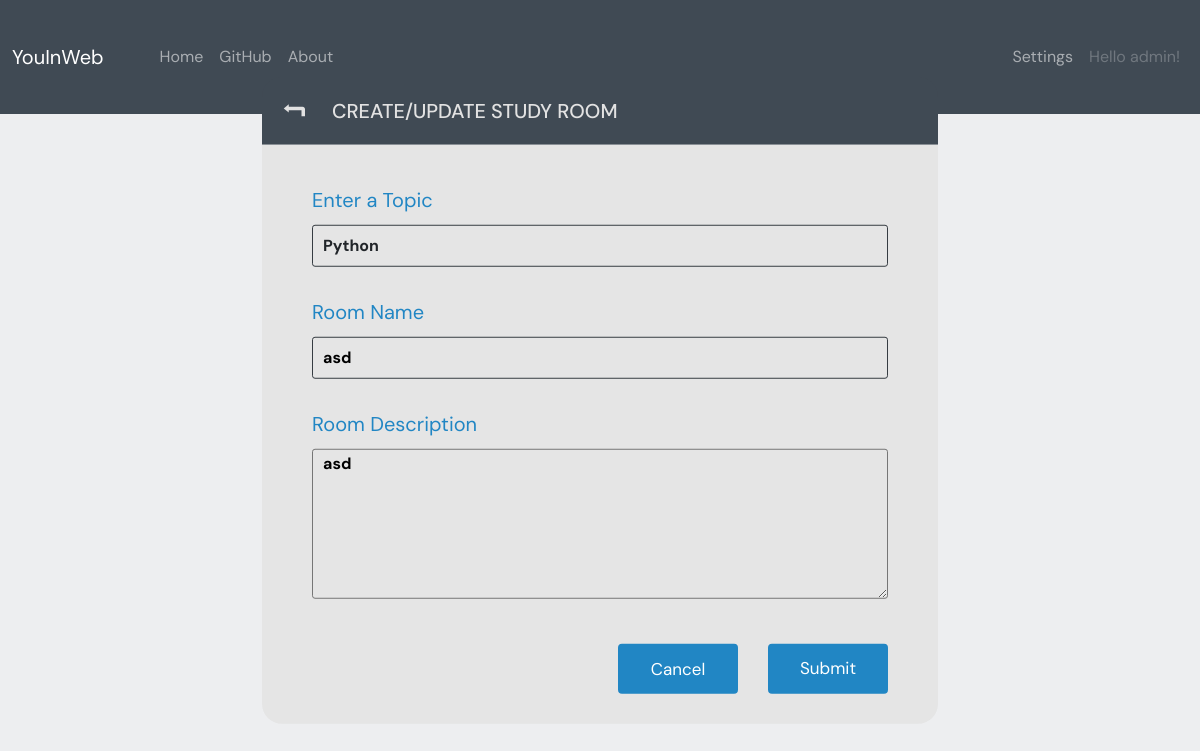
Page /update-room/4/ (signed in) on the committed database.
### base/models.py (models this page shows, shortened)
class User(AbstractUser):
    name = models.CharField(max_length=100, null=True, blank=True, unique=True)
    email = models.EmailField(null=True, unique=True)
    bio = models.TextField(null=True)
    avatar = models.ImageField(null=True, default='user_undefined.webp', verbose_name='User photo')
    profile_photo = models.ImageField(null=True, default='profile_image2.jpg', verbose_name='Profile photo')
    USERNAME_FIELD = 'email'
    REQUIRED_FIELDS = []

class Room(models.Model):
    host = models.ForeignKey(User, on_delete=models.SET_NULL, null=True)
    topic = models.ForeignKey(Topic, on_delete=models.SET_NULL, null=True)
    name = models.CharField(max_length=255)
    description = models.TextField(null=True, blank=True)
    participants = models.ManyToManyField(User, related_name='participants', blank=True)
    updated = models.DateTimeField(auto_now=True)
    created = models.DateTimeField(auto_now_add=True)
    class Meta:
        ordering = ('-created', )
        verbose_name = 'Room'
        verbose_name_plural = 'Rooms'

class Topic(models.Model):
    name = models.CharField(max_length=200)
    slug = models.SlugField()

### base/views.py (the view, shortened to what this page needs)
# urls.py: path('update-room/<str:pk>/', updateRoom, name='update-room'),
@login_required(login_url='login')
def updateRoom(request, pk):
    room = Room.objects.get(id=pk)
    topics = Topic.objects.all()
    form = RoomForm(instance=room)
    if request.user != room.host:
        return HttpResponse('Your are not allowed here!')
    context = {
        'form': form,
        'topics': topics,
        'room': room,
    }
    return render(request, 'base/room_form.html', context)

### base/forms.py
class RoomForm(ModelForm):
    class Meta:
        model = Room
        fields = '__all__'
        exclude = ['host', 'participants']

### base/templates/base/room_form.html (shortened to what this page needs)
{% extends 'base.html' %}
{% block content %}
<div class="room_form-container">
  <div class="room_form-top">
    <a href="{{ request.META.HTTP_REFERER }}" class="room_form-back"><i class="icon-level-up"></i></a>
    <h3>Create/Update study room</h3>
  </div>
  <div class="room_form-body">
    <form action="" method="post">
      <div class="room_form-group d-flex flex-column">
        <label class="room_topic">Enter a Topic</label>
        <input required type="text" value="{{ room.topic.name }}" name="topic" class="form-control" list="datalistOptions" id="exampleDataList" placeholder="">
      </div>
      <div class="room_form-group d-flex flex-column">
        <label class="room_topic">Room Name</label>
        {{ form.name }}
      </div>
      <div class="room_form-group d-flex flex-column">
        <label class="room_topic">Room Description</label>
        {{ form.description }}
      </div>
      <div class="room_form-buttons d-flex flex-row-reverse align-items-center">
        <button class="room_button-submit" type="submit">Submit</button>
        <a href="{{ request.META.HTTP_REFERER }}" class="room_button-back">Cancel</a>
      </div>
    </form>
  </div>
</div>
{% endblock %}

### templates/navbar.html (shortened to what this page needs)
<nav class="navbar navbar-expand-lg navbar-dark" style="background-color: #404a54;">
    <div class="container-fluid">
        <a class="navbar-brand me-5" href="#">YouInWeb</a>
        <div class="collapse navbar-collapse" id="navbarSupportedContent">
            <ul class="navbar-nav me-auto mb-2 mb-lg-0">
                <li class="nav-item">
                    <a class="nav-link" aria-current="page" href="{% url 'home' %}">Home</a>
                </li>
                <li class="nav-item">
                    <a class="nav-link" href="https://github.com/NYikolay?tab=repositories">GitHub</a>
                </li>
                <li class="nav-item">
                    <a class="nav-link" href="#" tabindex="-1">About</a>
                </li>
            </ul>
        </div>
        <ul class="navbar-nav me-auto mb-2 mb-lg-0">
            {% if request.user.is_authenticated == False %}
            <li class="nav-item">
                <a class="nav-link" aria-current="page" href="{% url 'login' %}"><i class="icon-login"></i>Login</a>
            </li>
            <li class="nav-item">
                <a class="nav-link" href="{% url 'register' %}" tabindex="-1"><i class="icon-lock"></i>Register</a>
            </li>
            {% else %}
            <li class="nav-item">
                <a class="nav-link" href="{% url 'update-user' %}" tabindex="-1">Settings</a>
            </li>
            <li class="nav-item">
                <a class="nav-link disabled" aria-current="page" href="#">Hello {{ request.user.username }}!</a>
            </li>
            {% endif %}
        </ul>
    </div>
</nav>

### base/static/base/css/style.css (style rules this page uses)
a { color: #fff; text-decoration: none; }
.navbar { height: 114px; }
body { background-color: #EDEEF0; font-family: 'DM Sans', sans-serif; }
.room_form-container { width: 700px; position: absolute; left: 0; right: 0; margin: 0 auto; top: 50%; transform: translate(0, -50%); border-radius: 20px; }
.room_form-top { display: flex; background-color: #404A54; align-items: center; padding: 15px; border-top-right-radius: 20px; border-top-left-radius: 20px; }
.room_form-back { color: #E2E2E2; font-size: 25px; }
.room_form-top h3 { text-transform: uppercase; color: #E2E2E2; font-size: 20px; margin-bottom: 0; margin-left: 20px; }
.room_form-body { background-color: #E5E5E5; padding-top: 40px; border-bottom-right-radius: 20px; border-bottom-left-radius: 20px; }
.room_form-group { margin-left: 50px; margin-right: 50px; padding-bottom: 30px; }
.room_topic { font-size: 20px; color: #2186c4; margin-bottom: 10px; }
.room_form-group input { background-color: transparent; border: 1px solid #363C42; font-weight: bold; height: 42px; border-radius: 3px; padding-left: 10px; }
.room_form-group textarea { background-color: transparent; font-weight: bold; height: 150px; border-radius: 3px; padding-left: 10px; }
.room_form-buttons { margin-right: 50px; padding-bottom: 30px; }
.room_button-back { text-align: center; margin-right: 30px; margin-top: 15px; width: 120px; height: 50px; border-radius: 4px; border: none; font-size: 17px; background-color: #2186c4; color: white; padding-top: 13px; }
.room_button-submit { margin-top: 15px; width: 120px; height: 50px; border-radius: 4px; border: none; font-size: 17px; background-color: #2186c4; color: white; }

### rows in the picture
User: user.username "admin"
Room: topic "Python", name "asd", description "asd"
